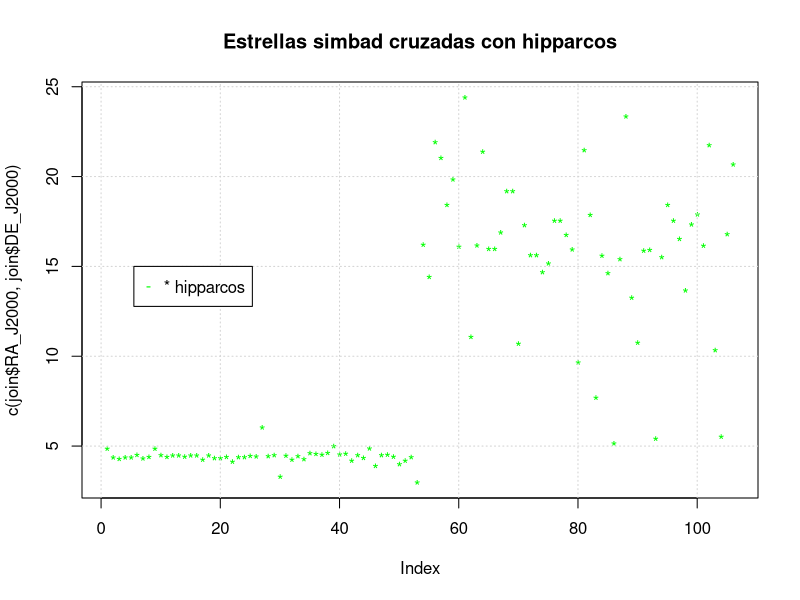

This figure's R source:
#!R /usr/bin/R
#graficando resultados
join = read.table('identificacioncruzadasimbadhipparcos.csv', header=T, sep=',', quote='"', dec=',')
plot(c(join$RA_J2000, join$DE_J2000), pch='*', col='green')
title(main = 'Estrellas simbad cruzadas con hipparcos')
#points(join$RA_SIMBADJ2001, join$DE_SIMBADJ2001, col='blue', pch='O')
grid(col = "lightgray", lty = "dotted", equilogs = TRUE)
legend(5.5,15,c('* hipparcos'), col=c("green"), plot=TRUE, pch="-", lty=0)
